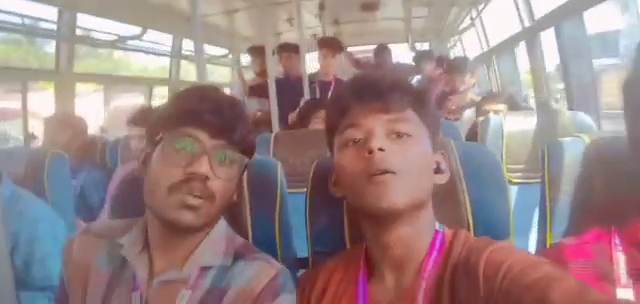
#> input picture frame 10 of testvideo.mp4, 640 x 304 px
$ python detect_face_video.py
#> lines starting #> are read from the running program, lines starting #| are printed output that depends on the picture; after the words box and inside, x2 and y2 are one past the last pixel; in counts of white or black regions, pixels touching at a corner belong together
import cv2

face_cascade = cv2.CascadeClassifier('haarcascade_frontalface_default.xml')
cap = cv2.VideoCapture(0)
cap = cv2.VideoCapture('testvideo.mp4')

while True:
    _, img = cap.read()
#> img is the input picture: shape (304, 640, 3); mean B, G, R 133.6, 132.9, 155.2
    gray = cv2.cvtColor(img, cv2.COLOR_BGR2GRAY)
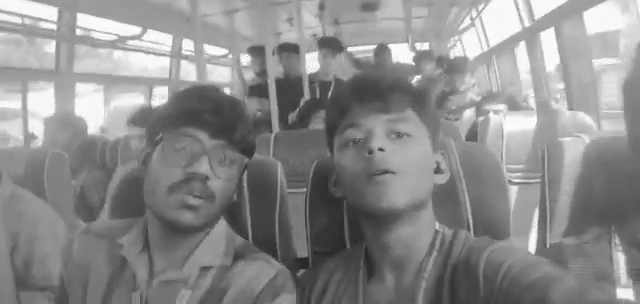
#> gray: shape (304, 640); min 33, max 255, mean 139.6
    faces = face_cascade.detectMultiScale(gray, 1.1, 4)
#> faces = [[471, 99, 38, 38], [324, 96, 109, 109]]
    for (x, y, w, h) in faces:
        cv2.rectangle(img, (x, y), (x+w, y+h), (255, 0, 0), 2)
#> this loop made 2 passes
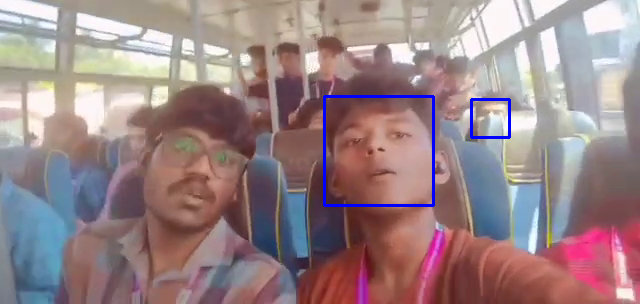
#> img: shape (304, 640, 3); 0.9% of pixels changed, all inside (x1, y1, x2, y2) = (323, 95, 511, 207)

    cv2.imshow('img', img)
    k = cv2.waitKey(30) & 0xff
#> (key Esc is pressed here)
    if k==27:
        break

cap.release()

$ run again, starting later in the video
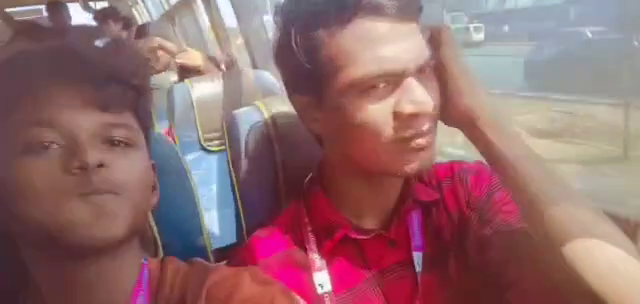
#> input picture frame 46 of testvideo.mp4, 640 x 304 px
#> img is the input picture: shape (304, 640, 3); mean B, G, R 109.7, 106.9, 146.3
#> `gray = cv2.cvtColor(img, cv2.COLOR_BGR2GRAY)`:
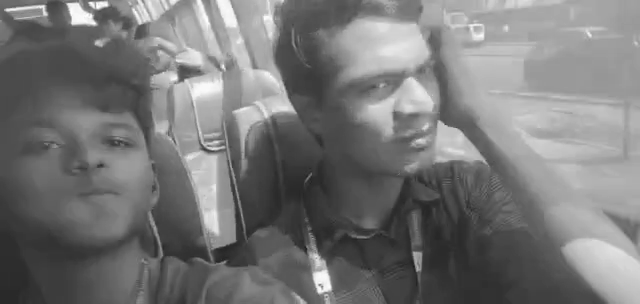
#> gray: shape (304, 640); min 26, max 255, mean 118.9
#> faces = [[15, 82, 150, 150]]
#> the loop `for (x, y, w, h) in faces:` made 1 pass
#> after the loop `for (x, y, w, h) in faces:`:
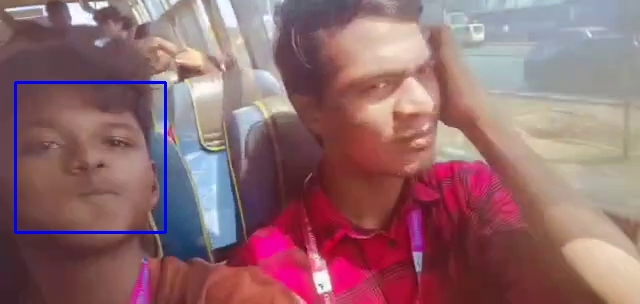
#> img: shape (304, 640, 3); 0.92% of pixels changed, all inside (x1, y1, x2, y2) = (14, 81, 167, 234)

$ run again, starting later in the video
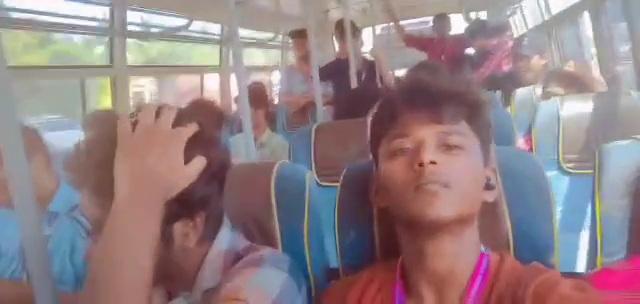
#> input picture frame 82 of testvideo.mp4, 640 x 304 px
#> img is the input picture: shape (304, 640, 3); mean B, G, R 133.1, 129.1, 147.3
#> `gray = cv2.cvtColor(img, cv2.COLOR_BGR2GRAY)`:
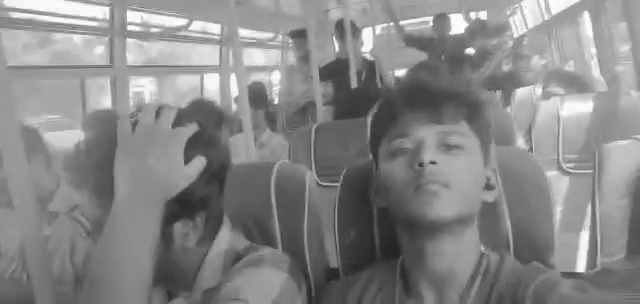
#> gray: shape (304, 640); min 36, max 255, mean 135
#> faces = [[370, 105, 114, 114]]
#> the loop `for (x, y, w, h) in faces:` made 1 pass
#> after the loop `for (x, y, w, h) in faces:`:
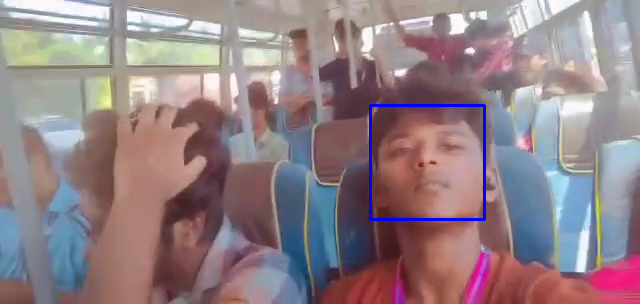
#> img: shape (304, 640, 3); 0.7% of pixels changed, all inside (x1, y1, x2, y2) = (369, 104, 486, 221)
